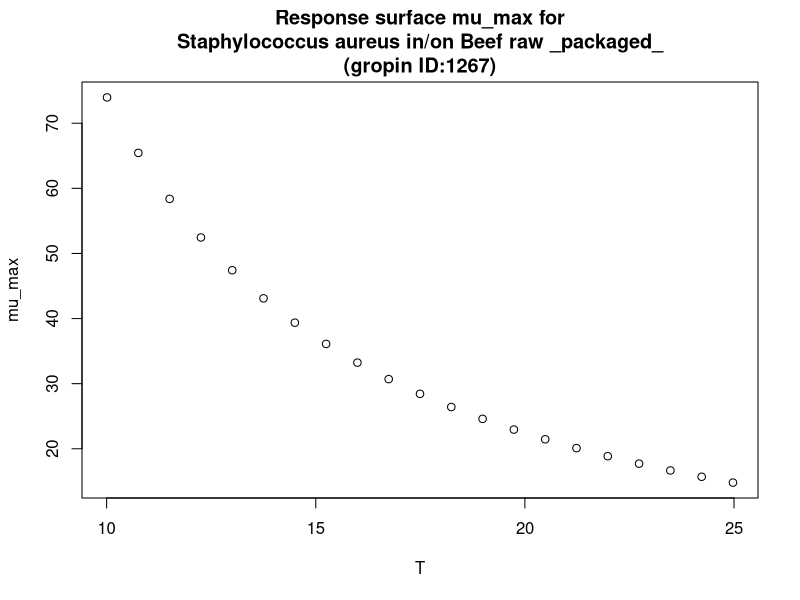

Generate this figure with R:
#############################
# start of Parameter script
#############################
T <- seq(10.01,24.975024975025,length.out=21)
#############################
# end of Parameter script
#############################
############################# 
# start of Model script Gropin ID 1267 
#############################
 
# constant coefficients for this model
 
variables <- data.frame(T)
argumentsPar <- expand.grid(variables)
 
# heart of the model
response_surface <- function(T) {
   mumax <-358.2/T-6.756+4503/T^2

return(mumax=mumax)
} 

# output parameters
mumax <- cbind(argumentsPar,response_surface(argumentsPar['T']))
colnames(mumax) <- c(colnames(argumentsPar),'mumax')
#############################
# End of Model script
#############################
############################# 
# start of Visualisation script Gropin ID 1267 
#############################
plot(T,mumax$mumax,
                          xlab='T',
                          ylab='mu_max',main='Response surface mu_max for
Staphylococcus aureus in/on Beef raw _packaged_
(gropin ID:1267)')
#############################
# End of Visualisation script
#############################
